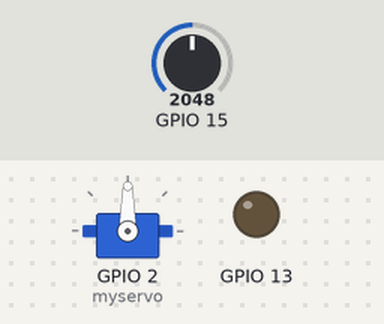
Bench run of a program on a simulated ESP32. Shown: servo, output pins drawn as LEDs (lit = HIGH). The test bench sets the inputs (shaded band); at power-on: GPIO 15 = 2048. What the program prints to the serial monitor is not drawn.

Above: at 16.2 s.
16.3 s: GPIO 15 set to 2866
At 17.5 s:
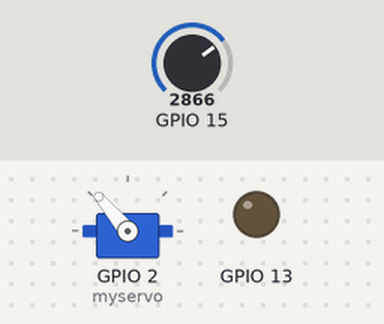
17.8 s: GPIO 15 set to 3603
At 18.7 s:
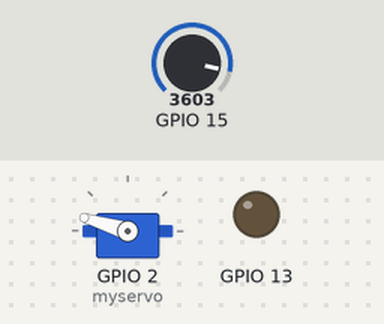
19.3 s: GPIO 15 set to 4095
At 19.9 s:
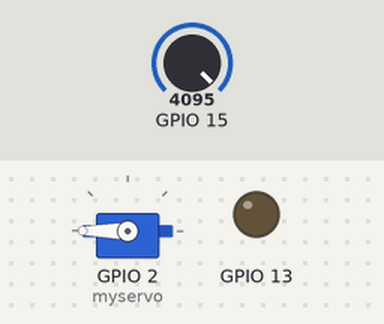
Timing chart, 0 to 22.3 s (numbered marks = the images above; inputs shaded):
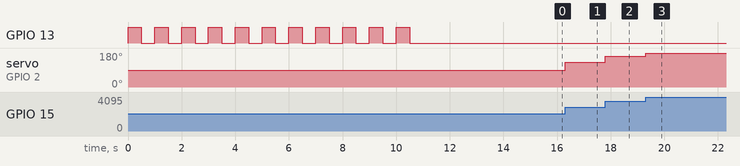

Measured:
- after the input at 16.3 s, servo on GPIO 2 (myservo): 90° → 130° at once
- after the input at 17.8 s, servo on GPIO 2 (myservo): 130° → 163° at once
- after the input at 19.3 s, servo on GPIO 2 (myservo): 163° → 180° at once

The program:

main.cpp
```cpp
#include <Arduino.h>
#include <Servo.h>
Servo myservo; // creating object for servo

int lightIn;
int lightMax;
int lightCurrent;

int servo_out; //currebnt value output to servo
int convert = 22;

void setup() {
  // put your setup code here, to run once:
  Serial.begin(9102);
  pinMode(13, OUTPUT);
  myservo.attach(2);

  int i = 0;

  while (i <=10){
    Serial.println(i);
    digitalWrite(13, HIGH);
    delay(500);
    digitalWrite(13, LOW);
    delay(500);
    i++;
  }

  lightIn = analogRead(15);

  delay(4000);
  Serial.print("Callibration complete \n");

}

void loop() {
  // put your main code here, to run repeatedly:

  lightCurrent = analogRead(15); // takes in inout value from photosensor
  if (lightCurrent > lightIn) {
    servo_out = lightCurrent/22;
    myservo.write(servo_out);
  }

}
```
